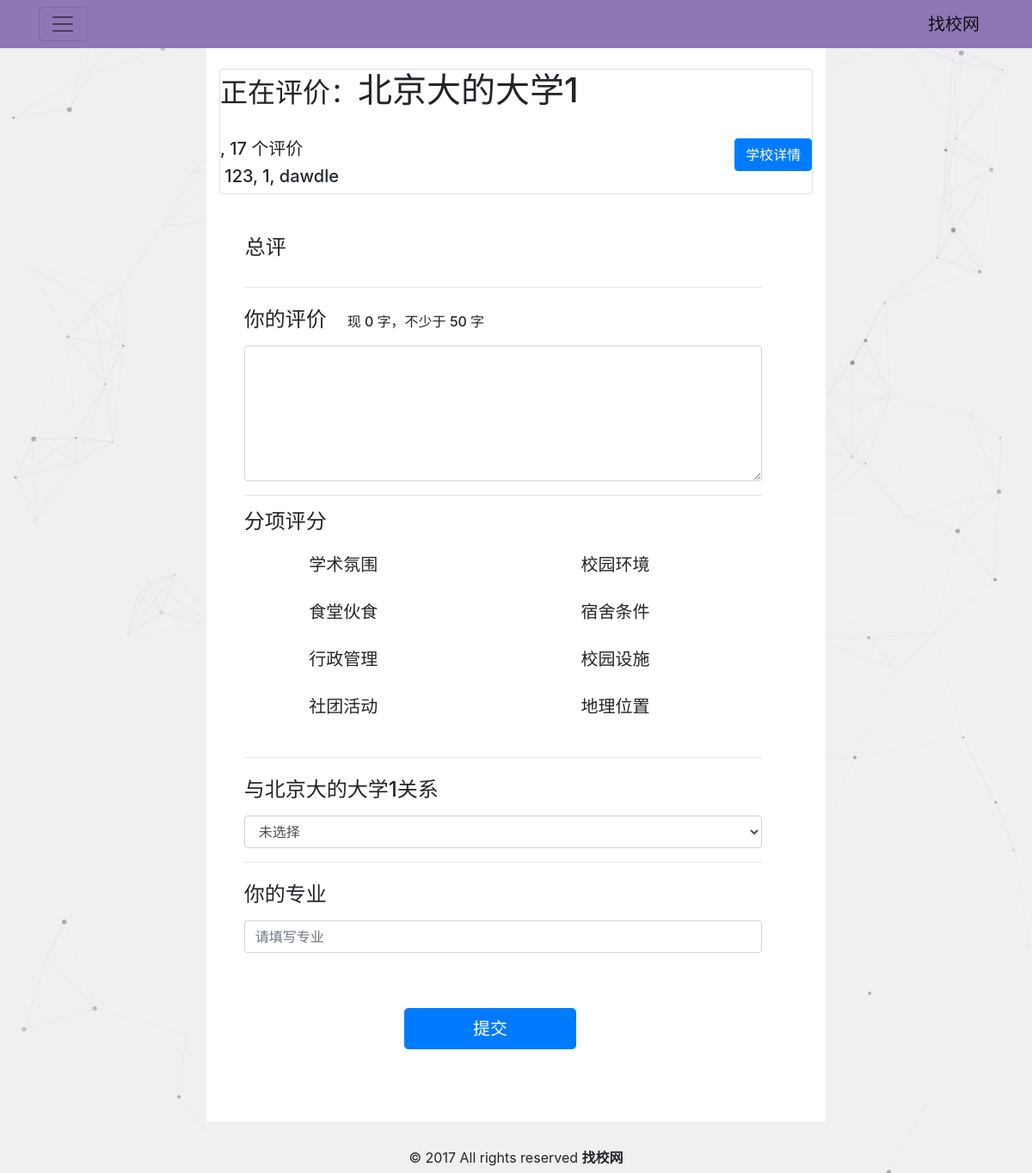
Before: /school/9/review/ with the older database file.
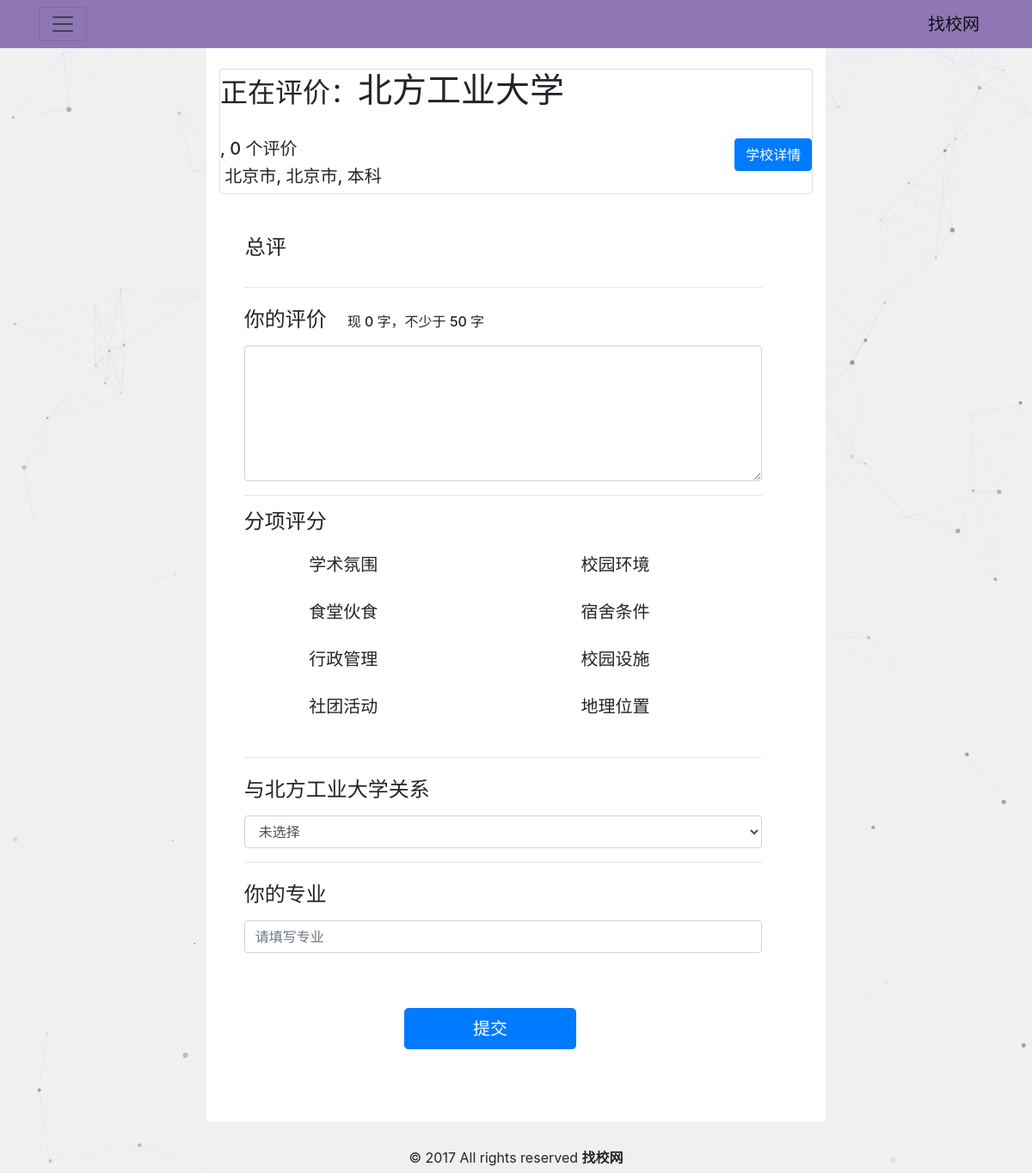
After: the same page with the newer database file.
### schools/models.py (models this page shows, shortened)
class School(models.Model):
    name = models.CharField(max_length=128)
    administration_dept = models.CharField(max_length=128)
    location = models.CharField(max_length=128)
    level = models.CharField(max_length=64)
    def get_absolute_url(self):
        return "/school/%i/" % self.id

### schools/views.py (the view, shortened to what this page needs)
# urls.py: url(r'^school/(?P<id>[0-9]+)/review/$', views.review),
def review(request, id):
    if request.method == 'GET':
        try:
            school = School.objects.get(id=id)
            info = get_school_info(id)
            preinfo = info.copy()
            for k, v in preinfo.items():
                if type(v) is list:
                    continue
                if k == 'review_num':
                    continue
                if v is None:
                    info[k] = 0
                    info[k + '_level'] = 'N'
                else:
                    info[k + '_level'] = get_level(v)
        except Exception as e:
            print(e)
            return render(request, 'school.html', {'school': None})
        retdata = {
            'school': school,
            'school_info': info,
        }
        return render(request, 'review.html', retdata)

### schools/views.py (called while the page is built, shortened)
def get_level(rate):
    if rate >= 4.5:
        return 'A+'
    if rate >= 4.0:
        return 'A'
    if rate >= 3.5:
        return 'B+'
    if rate >= 3.0:
        return 'B'
    if rate >= 2.5:
        return 'C+'

### schools/templates/review.html (shortened to what the changed rows need)
{% load static %}
<!DOCTYPE html>
<html lang="zh-CN">
<head>
    <link rel="stylesheet" href="https://cdn.bootcss.com/bootstrap/4.0.0-alpha.6/css/bootstrap.min.css">
    <link rel="stylesheet" href="https://cdnjs.cloudflare.com/ajax/libs/rateYo/2.2.0/jquery.rateyo.min.css">
    <link rel="stylesheet" type="text/css" href="{% static 'css/zhaoxiao.css' %}">
    <link rel="stylesheet" type="text/css" href="{% static 'css/review.css' %}">
</head>
<body>
    <div class="container main-container">
        <br />
        <div class="card">
            <div class="card-block">
                <h1><small>正在评价：</small>{{ school.name }}</h1>
                <br />
                <div class="row">
                    <div class="col-md-10">
                        <h5>,  {{school_info.review_num}} 个评价</h5>
                        <h5>&nbsp;{{ school.administration_dept }}, {{ school.location }}, {{ school.level }}</h5>
                    </div>
                    <div class="col-md-2">
                    </div>
                </div>
            </div>
        </div>
        <br />
        <br />
        <div class="row w-100 justify-content-center">
            <form class="col-11 reviewform" action="{{ school.get_absolute_url }}review/" method="POST">
                <div class="form-group">
                    <label for="reviewer_relationship" class="col-form-label">
                        <h4>与{{school.name}}关系</h4></label>
                </div>
                <br />
                <br />
            </form>
        </div>
        <br />
        <br />
        <br />
        <br />
        <br />
        <br /> {% include 'foot.html' %}
    </div>
</body>
</html>

Changed rows visible on the page:
changed School: name "北京大的大学1" → "北方工业大学"; administration_dept "123" → "北京市"; location "1" → "北京市"; level "dawdle" → "本科"
Other visible differences:
{{ school_info.review_num }}: "17" → "0"
